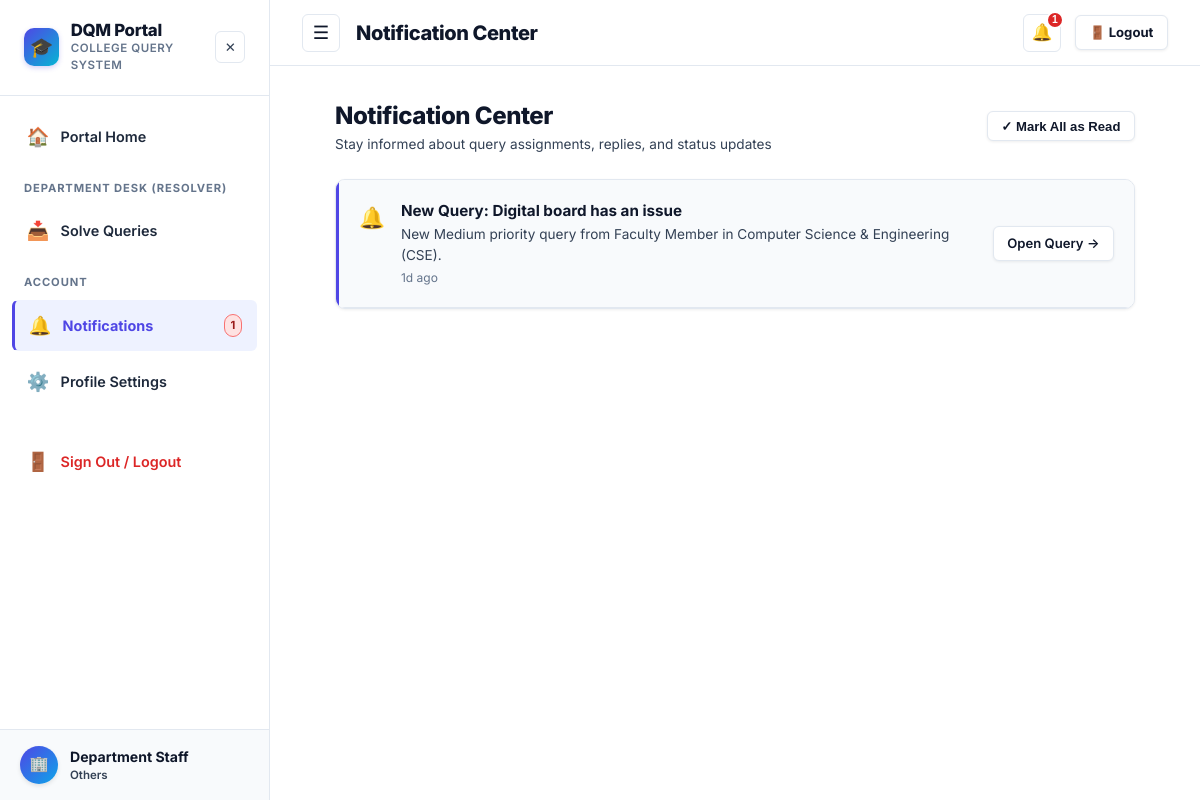
Before: /notifications (signed in) with the older database file.
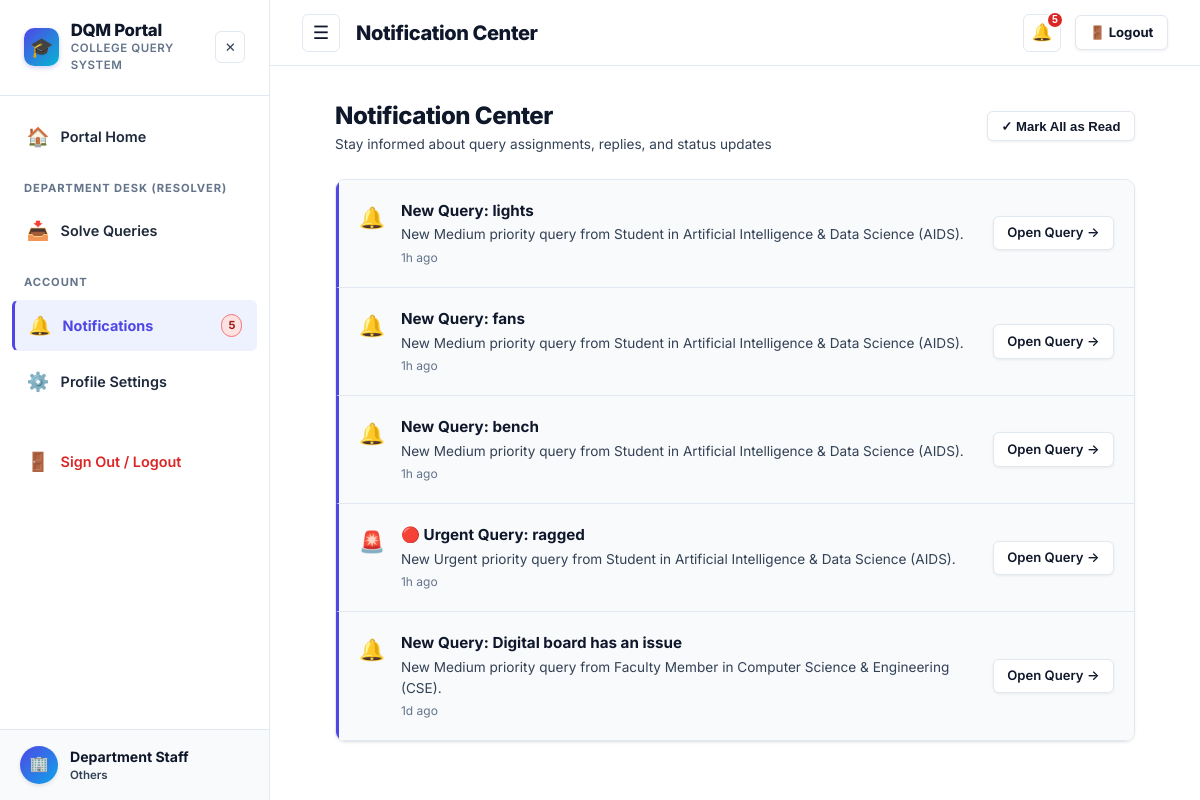
After: the same page with the newer database file.
### tables this page shows
CREATE TABLE users (
    id INTEGER PRIMARY KEY AUTOINCREMENT,
    name TEXT DEFAULT 'Anonymous User',
    email TEXT NOT NULL UNIQUE,
    password_hash TEXT NOT NULL,
    role TEXT NOT NULL DEFAULT 'student',
    level TEXT,
    department TEXT,
    course TEXT,
    year INTEGER,
    phone TEXT,
    roll_no TEXT,
    designation TEXT,
    is_active INTEGER DEFAULT 1,
    last_active_at TIMESTAMP DEFAULT CURRENT_TIMESTAMP,
    created_at TIMESTAMP DEFAULT CURRENT_TIMESTAMP
);

CREATE TABLE notifications (
    id INTEGER PRIMARY KEY AUTOINCREMENT,
    user_id INTEGER NOT NULL,
    query_id INTEGER,
    title TEXT NOT NULL,
    message TEXT NOT NULL,
    type TEXT DEFAULT 'info',
    is_read INTEGER DEFAULT 0,
    created_at TIMESTAMP DEFAULT CURRENT_TIMESTAMP,
    FOREIGN KEY(user_id) REFERENCES users(id) ON DELETE CASCADE,
    FOREIGN KEY(query_id) REFERENCES queries(id) ON DELETE CASCADE
);

### app.py (the view)
@app.route('/notifications')
@login_required
def notifications():
    user = get_current_user()
    db = get_db()
    all_notifs = db.execute("""
        SELECT n.*, q.title as query_title
        FROM notifications n
        LEFT JOIN queries q ON n.query_id = q.id
        WHERE n.user_id = ?
        ORDER BY n.created_at DESC
    """, (user['id'],)).fetchall()
    return render_template('notifications.html', notifications=all_notifs)

### app.py (called while the page is built)
def login_required(f):
    @wraps(f)
    def decorated_function(*args, **kwargs):
        user = get_current_user()
        if not user:
            session.clear()
            flash('Please log in to access this page.', 'warning')
            return redirect(url_for('login', next=request.url))
        return f(*args, **kwargs)
    return decorated_function

def get_current_user():
    if 'user_id' in session:
        db = get_db()
        user = db.execute('SELECT * FROM users WHERE id = ?', (session['user_id'],)).fetchone()
        if not user or not user['is_active']:
            session.clear()
            return None
        return user
    return None

### database.py (called while the page is built)
def get_db():
    if 'db' not in g:
        g.db = sqlite3.connect(
            current_app.config['DATABASE'],
            detect_types=sqlite3.PARSE_DECLTYPES
        )
        g.db.row_factory = sqlite3.Row
        g.db.execute("PRAGMA foreign_keys = ON")
    return g.db

### templates/notifications.html (shortened to what this page needs)
{% extends 'base.html' %}
{% block page_title %}Notification Center{% endblock %}
{% block content %}
<div style="max-width: 800px; margin: 0 auto;">
  <div style="display: flex; justify-content: space-between; align-items: center; margin-bottom: 1.5rem;">
    <div>
      <h1 style="font-size: 1.5rem; font-weight: 800; color: var(--text-main); margin: 0;">Notification Center</h1>
      <p style="font-size: 0.85rem; color: var(--text-muted); margin: 0;">Stay informed about query assignments, replies, and status updates</p>
    </div>
    <button type="button" class="btn btn-secondary btn-sm" onclick="markAllRead()">
      ✓ Mark All as Read
    </button>
  </div>
  <div class="card" style="padding: 0; overflow: hidden;">
    {% if notifications %}
      {% for n in notifications %}
      <div class="notif-item {% if not n.is_read %}unread{% endif %}" style="padding: 1.25rem; display: flex; justify-content: space-between; align-items: center; border-bottom: 1px solid var(--border-color);">
        <div style="display: flex; gap: 1rem; align-items: flex-start;">
          <div style="font-size: 1.3rem; margin-top: 2px;">
            {% if n.type == 'urgent' %}🚨
            {% elif n.type == 'success' %}✅
            {% elif n.type == 'message' %}💬
            {% else %}🔔{% endif %}
          </div>
          <div>
            <div style="font-weight: 700; font-size: 0.95rem; color: var(--text-main);">{{ n.title }}</div>
            <div style="font-size: 0.85rem; color: var(--text-muted); margin-top: 2px;">{{ n.message }}</div>
            <div style="font-size: 0.75rem; color: var(--text-light); margin-top: 4px;">{{ n.created_at | timeago }}</div>
          </div>
        </div>
        <div>
          {% if n.query_id %}
          <a href="{{ url_for('query_details', query_id=n.query_id) }}" class="btn btn-secondary btn-sm" onclick="markSingleRead({{ n.id }})">
            Open Query →
          </a>
          {% endif %}
        </div>
      </div>
      {% endfor %}
    {% endif %}
  </div>
</div>
{% endblock %}

### templates/base.html (shortened to what this page needs)
<!DOCTYPE html>
<html lang="en">
<head>
  <link rel="stylesheet" href="{{ url_for('static', filename='css/style.css') }}">
</head>
<body data-user-role="{{ current_user.role if current_user else '' }}" data-user-dept="{{ current_user.department if current_user else '' }}" data-user-id="{{ current_user.id if current_user else '' }}">
  <div class="app-container">
    {% if current_user %}
    <aside class="sidebar" id="appSidebar">
      <div class="sidebar-header">
        <a href="{{ url_for('index') }}" class="sidebar-brand-wrapper" style="text-decoration: none; color: inherit;">
          <div class="sidebar-logo">🎓</div>
          <div class="sidebar-brand">
            <h2>DQM Portal</h2>
            <p>College Query System</p>
          </div>
        </a>
        <button type="button" class="sidebar-close-btn" id="sidebarCloseBtn" title="Close Navigation" aria-label="Close Navigation">
          ✕
        </button>
      </div>
      <nav class="sidebar-nav">
        <a href="{{ url_for('index') }}" class="nav-item {% if request.endpoint == 'index' %}active{% endif %}">
          <span class="icon">🏠</span> Portal Home
        </a>
        {% if current_user.role in ['staff', 'admin', 'faculty'] %}
        <div class="nav-section-title">Department Desk (Resolver)</div>
        <a href="{{ url_for('department_dashboard') }}" class="nav-item {% if request.endpoint == 'department_dashboard' %}active{% endif %}">
          <span class="icon">📥</span> Solve Queries
        </a>
        {% endif %}
        <div class="nav-section-title">Account</div>
        <a href="{{ url_for('notifications') }}" class="nav-item {% if request.endpoint == 'notifications' %}active{% endif %}">
          <span class="icon">🔔</span> Notifications
          {% if unread_notifications_count > 0 %}
          <span class="badge badge-urgent" style="margin-left: auto; padding: 2px 6px; font-size: 0.7rem;">{{ unread_notifications_count }}</span>
          {% endif %}
        </a>
        <a href="{{ url_for('profile') }}" class="nav-item {% if request.endpoint == 'profile' %}active{% endif %}">
          <span class="icon">⚙️</span> Profile Settings
        </a>
        <a href="{{ url_for('logout') }}" class="nav-item nav-item-logout" style="margin-top: 1.5rem;">
          <span class="icon">🚪</span> Sign Out / Logout
        </a>
      </nav>
      <div class="sidebar-footer">
        <div class="user-avatar-circle">
          {% if current_user.role == 'student' %}👨‍🎓{% elif current_user.role == 'faculty' %}👩‍🏫{% elif current_user.role == 'hod' %}🎓{% elif current_user.role == 'staff' %}🏢{% else %}⚡{% endif %}
        </div>
        <div style="flex-grow: 1; overflow: hidden;">
          <div style="font-size: 0.88rem; font-weight: 700; color: var(--text-main); white-space: nowrap; overflow: hidden; text-overflow: ellipsis;">
            {% if current_user.role == 'student' %}Student
            {% elif current_user.role == 'faculty' %}Faculty Member
            {% elif current_user.role == 'hod' %}Head of Dept (HOD)
            {% elif current_user.role == 'staff' %}Department Staff
            {% else %}Central Administrator{% endif %}
          </div>
          <div style="font-size: 0.72rem; color: var(--text-muted); font-weight: 600;">
            {% if current_user.role == 'student' %}
              {{ current_user.course or 'Campus' }}{% if current_user.year %} (Yr {{ current_user.year }}){% endif %}
            {% else %}
              {{ current_user.department or 'Campus Support' }}
            {% endif %}
          </div>
        </div>
      </div>
    </aside>
    {% endif %}
    <div class="main-content">
      {% if current_user %}
      <header class="topbar">
        <div class="topbar-left">
          <button class="sidebar-toggle-btn" id="sidebarToggle" title="Toggle Navigation Menu" aria-label="Toggle Navigation Menu">
            ☰
          </button>
          <div class="topbar-title">{% block page_title %}Dashboard{% endblock %}</div>
        </div>
        <div class="topbar-right">
          <div class="notif-wrapper">
            <button class="notif-btn" id="notifBtn" aria-label="Notifications" title="Notifications">
              🔔
              {% if unread_notifications_count > 0 %}
              <span class="notif-badge">{{ unread_notifications_count }}</span>
              {% endif %}
            </button>
          </div>
          <a href="{{ url_for('logout') }}" class="btn btn-secondary btn-sm" title="Sign Out of Portal" style="font-weight: 700;">
            🚪 Logout
          </a>
        </div>
      </header>
      {% endif %}
      <main class="page-body">
        {% block content %}{% endblock %}
      </main>
    </div>
  </div>
</body>
</html>

Changed rows visible on the page:
added notifications: title "New Query: lights", message "New Medium priority query from Student in Artificial Intelligence & Data Science (AIDS).", created_at "1h ago"
added notifications: title "New Query: fans", message "New Medium priority query from Student in Artificial Intelligence & Data Science (AIDS).", created_at "1h ago"
added notifications: title "New Query: bench", message "New Medium priority query from Student in Artificial Intelligence & Data Science (AIDS).", created_at "1h ago"
added notifications: title "🔴 Urgent Query: ragged", message "New Urgent priority query from Student in Artificial Intelligence & Data Science (AIDS).", created_at "1h ago"
Other visible differences:
{{ unread_notifications_count }}: "1" → "5"
